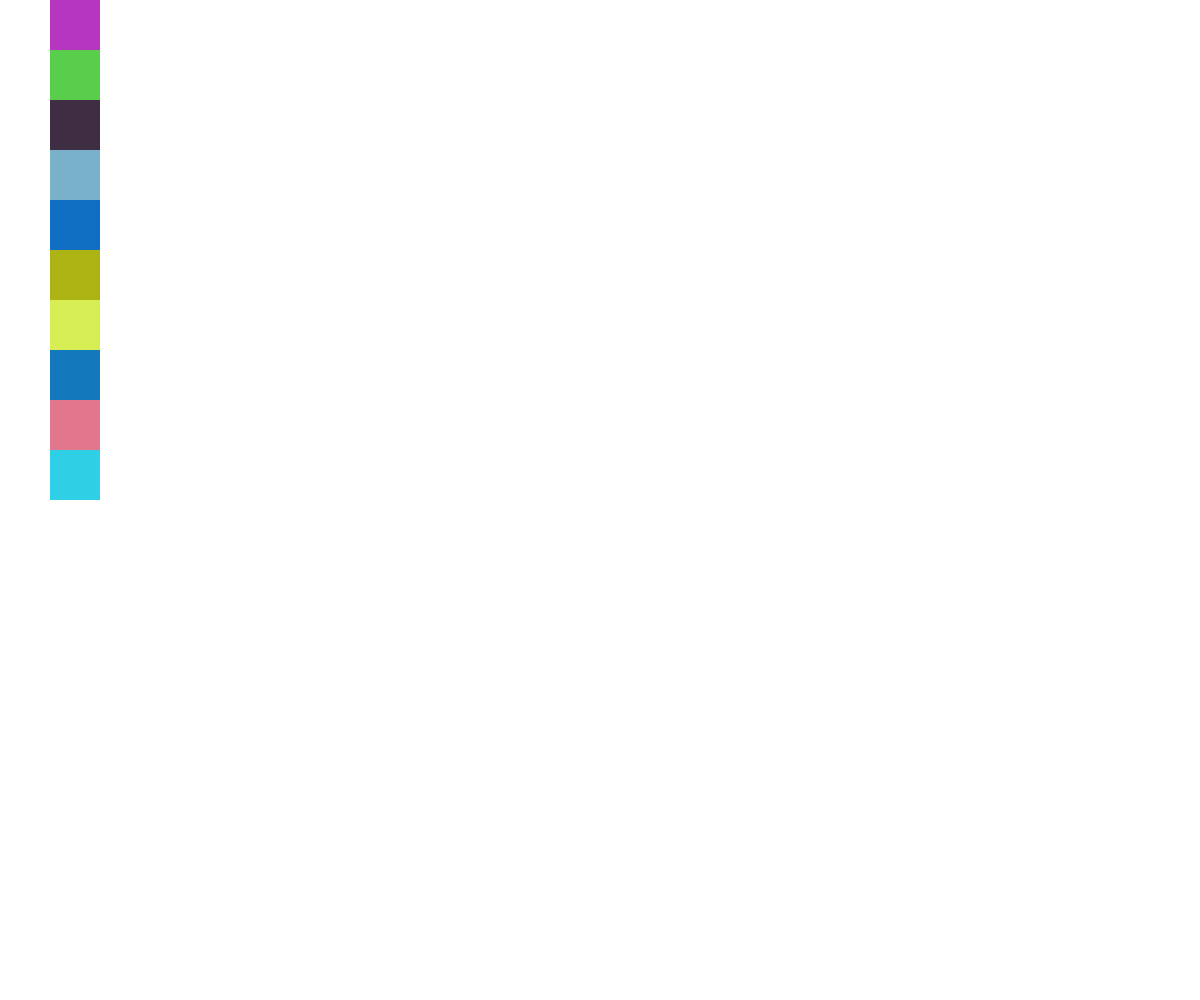
Frame 1 (no input)
Frame 60 (no input): identical to frame 1, image omitted
Frame 120 (the mouse pressed at the canvas centre since frame 60): identical to frame 1, image omitted

The p5.js sketch that drew this single still picture (run headless with seeded random() and noise() and a simulated clock; from frame 60 on, the mouse is pressed at the canvas centre):

// p5.js sketch
// ── sketch.js
// var pixCol = color(random(0, 255), random(0, 255), random(0, 255));



function setup() {
    createCanvas(windowWidth, windowHeight);
    for (var i = 0; i < 10; i++) {
        pixel(i);
    }
}

function draw() {

}

function pixel(count) {
    noStroke();
    fill(random(1, 255), random(1, 255), random(1, 255));
    rect(50, 50 * count, 50, 50);
    // noFill();
}
